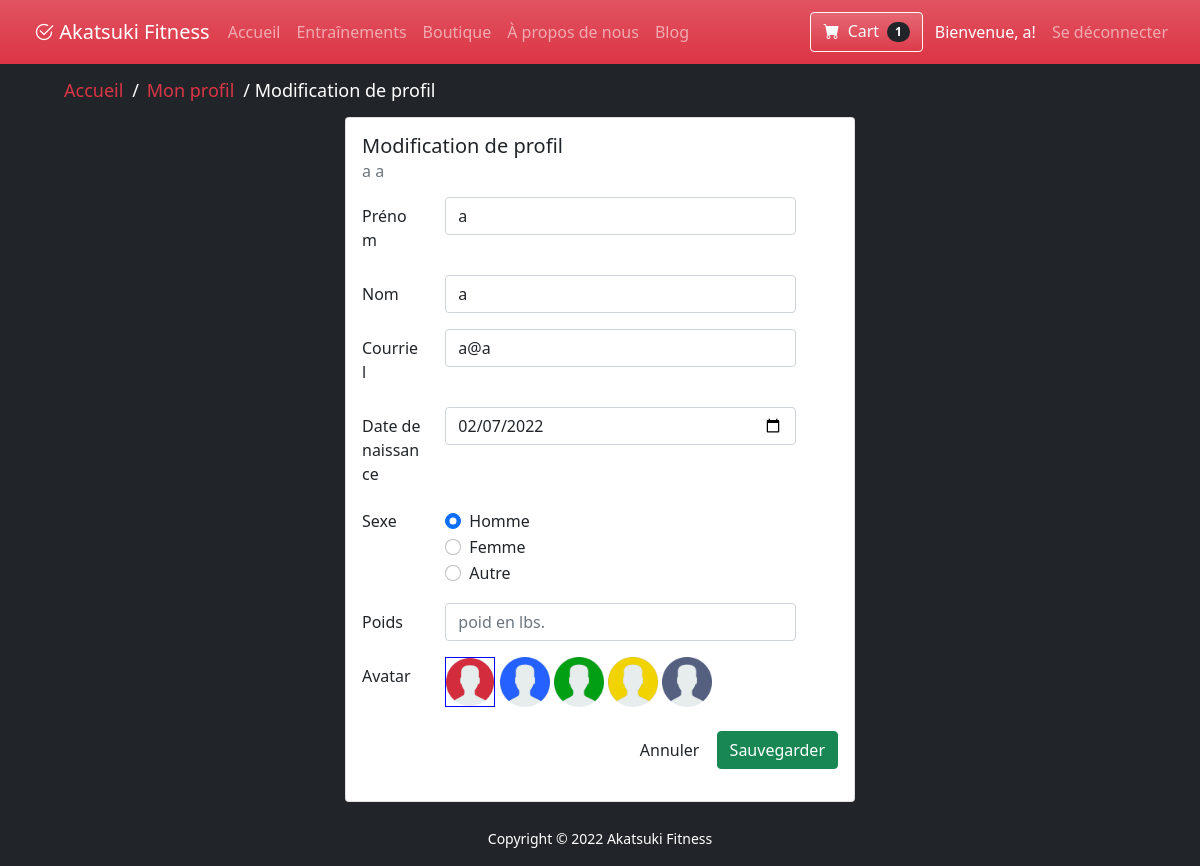
Page /profile_edit.php (signed in) on the committed database.
### tables this page shows
CREATE TABLE `utilisateur` (
  `iduser` int(11) NOT NULL,
  `nom` varchar(50) NOT NULL,
  `prenom` varchar(50) NOT NULL,
  `email` varchar(100) NOT NULL,
  `date_de_naissance` date NOT NULL,
  `sexe` int(11) NOT NULL,
  `poids` float DEFAULT NULL,
  `datedebutabonnement` date DEFAULT NULL,
  `datefinabonnement` date DEFAULT NULL,
  `poids_desire` float DEFAULT NULL,
  `avatar` int(11) DEFAULT '1'
);

### db/conn.php (called while the page is built)
<?php
$host = 'localhost';
$db = 'akatsuki_db';
$user = 'root';
$pass = '';
$chartset = 'utf8mb4';
$dsn = "mysql:host=$host;dbname=$db;chartset=$chartset";
try {
    $pdo = new PDO($dsn, $user, $pass);
    $pdo->setAttribute(PDO::ATTR_ERRMODE, PDO::ERRMODE_EXCEPTION);
} catch (PDOException $e) {
    throw new PDOException($e->getMessage());
}
require_once 'Crud.php';
$crud = new Crud($pdo);

### db/Crud.php (called while the page is built, shortened)
<?php
class Crud
{
    private $db;
    public function __construct($conn)
    {
        $this->db = $conn;
    }
    public function getUser($id){
        try {
            $sql = "SELECT * FROM utilisateur WHERE iduser = '$id' ";
            $stmt = $this->db->prepare($sql);
            $stmt->execute();
            $result = $stmt->fetch();
            return  $result;
        } catch (PDOException $e) {
            echo $e->getMessage();
            return false;
        }
    }
    public function getPanierByidUser($idUser){
        try{
            $sql = "SELECT * FROM `panier` INNER JOIN `articlepanier` ON `panier`.`idarticle`  = `articlepanier`.`idarticle`  INNER JOIN `produits` ON `produits`.`idproduit`  = `articlepanier`.`idproduit`  WHERE `panier`.`iduser` = '$idUser' ";
            $stmt = $this->db->prepare($sql);
            $stmt->execute();
            $result = $stmt->fetchAll();
            return  $result;
        }catch  (PDOException $e) {
            echo $e->getMessage();
        return false;
        }
    }
}

### profile_edit.php (the view, shortened to what this page needs)
<?php
require_once('includes/header.php');
$userid = $_SESSION['userid'];
$userInfo = $crud->getUser($userid);
$firstname = $userInfo['prenom'];
$lastname = $userInfo['nom'];
$email = $userInfo['email'];
$dob = $userInfo['date_de_naissance'];
$weight = $userInfo['poids'];
$gender = $userInfo['sexe'];
$avatar = $userInfo['avatar'];
?>
<main class="bg-dark">
    <div class="profile-edit container w-50 text">
        <div class="card-group container-fluid ">
            <div class="card" style="width:500px;">
                <div class="card-body">
                    <h5 class="card-title"><?php __('profile_edit_title'); ?></h5>
                    <h6 class="card-subtitle mb-2 text-muted"><?php echo $firstname . ' ' . $lastname ?></h6>
                    <p class="card-text">
                    <ul style="list-style-type:none;">
                        <form autocomplete="off" method="POST" action="profile_edit.php">
                            <div class="row mb-3">
                                <label for="prenom" class="col-md-2 col-form-label"><?php __('profile_edit_label_1'); ?></label>
                                <div class="col-sm-9">
                                    <input type="text" class="form-control" name="firstname" required="" value="<?php echo $firstname ?>">
                                </div>
                            </div>
                            <div class="row mb-3">
                                <label for="nom" class="col-md-2 col-form-label"><?php __('profile_edit_label_2'); ?></label>
                                <div class="col-sm-9">
                                    <input type="text" class="form-control" name="lastname" required="" value="<?php echo $lastname ?>">
                                </div>
                            </div>
                            <div class="row mb-3">
                                <label for="email" class="col-md-2 col-form-label"><?php __('profile_edit_label_3'); ?></label>
                                <div class="col-sm-9">
                                    <input type="text" class="form-control" name="email" required="" value="<?php echo $email ?>">
                                </div>
                            </div>
                            <div class="row mb-3">
                                <label for="date_de_naissance" class="col-md-2 col-form-label"><?php __('profile_edit_label_4'); ?></label>
                                <div class="col-sm-9">
                                    <input type="date"  class="form-control" name="dob" required="" value="<?php echo $dob ?>">
                                </div>
                            </div>
                            <fieldset class="row mb-3">
                        <legend class="col-form-label col-sm-2 pt-0"><?php __('profile_edit_label_5'); ?></legend>
                        <div class="col-sm-10">
                            <div class="form-check">
                                <input class="form-check-input" type="radio" name="gender" value="0" <?php if ($gender == 0) { echo 'checked'; } ?>>
                                <label class="form-check-label" for="radioMale">
                                </label>
                            </div>
                            <div class="form-check">
                                <input class="form-check-input" type="radio" name="gender"  value="1" <?php if ($gender == 1) { echo 'checked'; } ?>>
                                <label class="form-check-label" for="radioFemelle">
                                </label>
                            </div>
                            <div class="form-check disabled">
                                <input class="form-check-input" type="radio" name="gender"  value="2"  <?php if ($gender == 2) { echo 'checked'; } ?>>
                                <label class="form-check-label" for="radioAutre">
                                </label>
                            </div>
                        </div>
                    </fieldset>
                            <div class="row mb-3">
                                <label for="poids" class="col-md-2 col-form-label">Poids</label>
                                <div class="col-sm-9">
                                    <input type="text" placeholder="poid en lbs." class="form-control" name="weight" required="" value="<?php echo $weight ?>">
                                </div>
                            </div>
                            <div class="row mb-3">
                                <label for="avatar" class="col-md-2 col-form-label">Avatar</label>
                                <div class="col-sm-9">
                                    <?php foreach([1,2,3,4,5] as $id) { ?>
                                        <img  data-selected="<?php echo $id?>" src="images/avatars/<?php echo $id; ?>.png" class="avatar_selection
                                        <?php if ($id == $avatar) { ?>
                                                selected
                                            <?php } ?>
                                        "/>
                                    <?php } ?>
                                </div>
                            </div>
                            <div class="align-right mt-4">
                                <input type="button" class="btn" value="<?php __('profile_edit_btn_cancel'); ?>" onclick="window.location.href='profile.php'">
                                <input type="submit" class="btn btn-success" value="<?php __('profile_edit_btn_save'); ?>">
                            </div>
                        </form>
                    </ul>
                    </p>
                </div>
            </div>
        </div>
    </div>
</main>
<?php
require_once('includes/footer.php');
?>

### vue/nav.php (shortened to what this page needs)
<nav id="myNav" class="navbar navbar-expand-lg navbar-dark bg-danger bg-gradient">
    <div class="container-fluid">
        <a class="logo navbar-brand" href="index.php"><i class="bi bi-check2-circle"> </i>Akatsuki Fitness</a>
        <div class="collapse navbar-collapse" id="navbarNav">
            <div class="navbar-nav me-auto">
                <a id="btnHome" href="index.php" class="nav-item nav-link">Accueil</a>
                <a id="btnTrain" <?php if(!isset($_SESSION['userid'])) { ?> data-bs-toggle="modal"
                    data-bs-target="#loginModal" <?php } else {?> href="workouts.php" <?php } ?>
                    class="nav-item nav-link">Entraînements
                </a>
                <a id="btnStore" href="shop_index.php" class="nav-item nav-link">Boutique</a>
                <a id="btnAbout" href="about.php" class="nav-item nav-link">À propos de nous</a>
                <a id="btnBlog" href="blog.php" class="nav-item nav-link">Blog</a>
            </div>
            <div class="navbar-nav ms-auto">
                <?php if(!isset($_SESSION['userid'])) { ?>
                <button id="btnNavLogin" type="button" class="btn btn-outline-light bg-gradient"
                    data-bs-toggle="modal" data-bs-target="#loginModal">
                    Se connecter
                </button>
                <?php } else {
                    $userid = $_SESSION['userid'];
                    $userInfo = $crud->getUser($userid); ?>
                <a class="btn btn-outline-light bg-gradient me-1" href='shop_cart.php'>
                    <i class="bi-cart-fill me-1"></i>
                    Cart
                    <?php
                    $cartItems = $crud->getPanierByidUser($_SESSION['userid']);
                    ?>
                    <span class="badge bg-dark text-white ms-1 rounded-pill"><?php echo count($cartItems)?></span>
                </a>
                <a id="btnBlog" href="profile.php" class="nav-item nav-link active">Bienvenue,
                    <?php echo $userInfo['prenom']?>!</a>
                <a href="logout.php" class="nav-item nav-link">Se déconnecter</a>
                <?php }?>
            </div>
        </div>
    </div>
</nav>

### css/style.css (style rules this page uses)
a { color: #dc3545; text-decoration: none; }
ul { list-style-type: none; padding: 0; margin: 0; }
#myNav { padding: 12px; text-align: center; }
#myNav .logo { padding-left: 10px; padding-right: 10px; margin-right: 0%; }
.card-body { flex: 1 1 auto; padding: 1rem 1rem; }
.align-right { text-align: right; }
.profile-edit img { max-width: 50px; }
.profile-edit img.selected { border: 1px solid blue; }

### css/style-blog.css (style rules this page uses)
* { box-sizing: border-box; }

### rows in the picture
utilisateur: prenom "a", nom "a", firstname "a", lastname "a", email "a@a", dob "02/07/2022", sexe "☑"

### other values in the picture
count($cartItems) "1"
self::$lang[$key] "Modification de profil Prénom Nom Courriel Date de naissance Sexe Homme Femme Autre"
